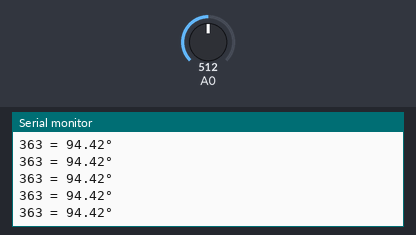
Bench run of a sketch on a simulated Arduino Uno, built with avr-gcc and run on an emulated ATmega328P. On the bench: the last lines printed to the serial monitor. Inputs (shaded band) come from the test bench; at power-on: A0 = 512.

Above: at 1.2 s.
1.3 s: A0 set to 716
At 1.33 s:
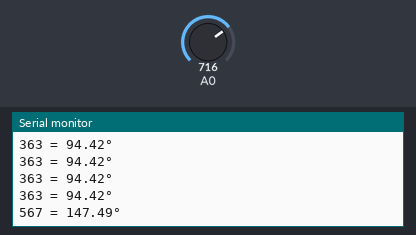
2.8 s: A0 set to 900
At 2.81 s:
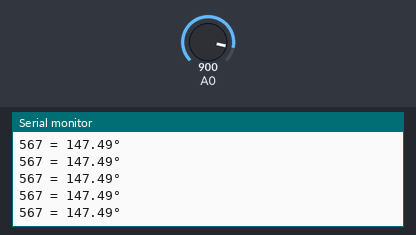
Timing chart, 0 to 5.8 s (numbered marks = the images above; inputs shaded):
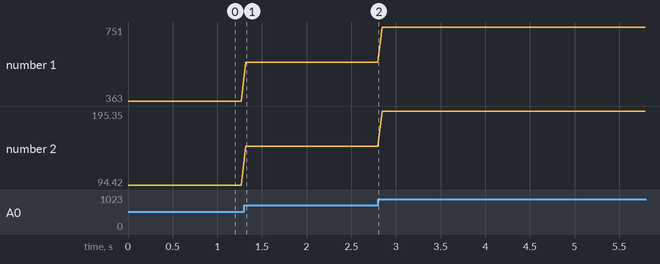

The sketch:

medidor_angulos.ino
```cpp
/*
En mi caso la mediciones fueron:
90° = 346
45° = 172
0° = 0

Por regla de 3:
  346   = 90
lectura = X

Obtenemos la fórmula:
X =  90 * lectura
   **************
        346
*/

float angulo = 0.0;

void setup() {
  Serial.begin(9600);
}

void loop() {
  int lectura = analogRead(A0);
  lectura = lectura - 149;
  angulo = (90.0 * lectura) / 346;
  Serial.print(lectura);
  Serial.print(" = ");
  Serial.print(angulo);
  Serial.println("°");
  delay(50);
}
```

Measured:
- after the input at 1.3 s, the serial monitor: prints a new line at once (image 1)
- plotted number 1: 363 → 567 after the input at 1.3 s, 567 → 751 after the input at 2.8 s
- plotted number 2: 94.42 → 147.49 after the input at 1.3 s, 147.49 → 195.35 after the input at 2.8 s
